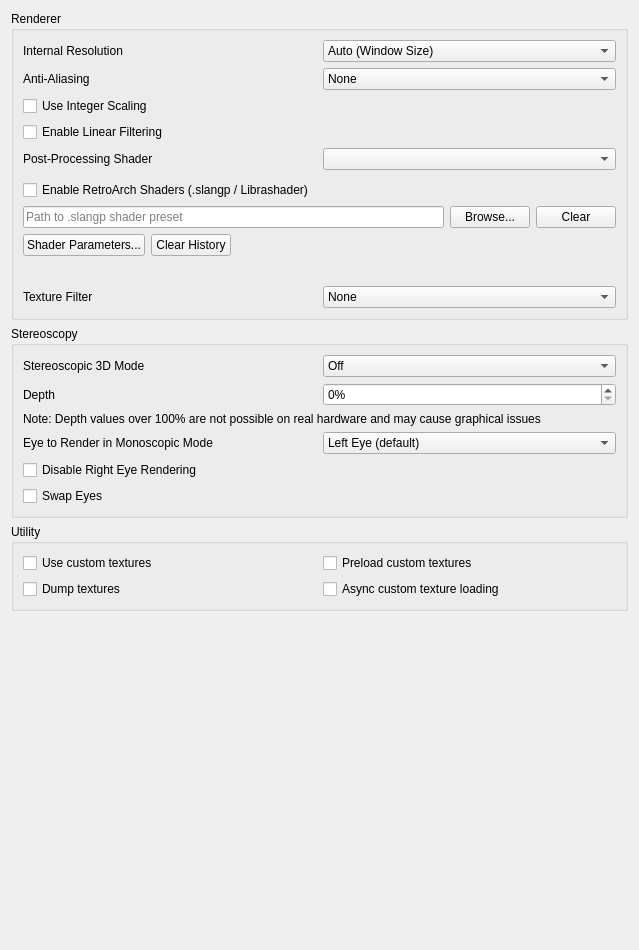
<?xml version="1.0" encoding="UTF-8"?>
<ui version="4.0">
 <class>ConfigureEnhancements</class>
 <widget class="QWidget" name="ConfigureEnhancements">
  <property name="geometry">
   <rect>
    <x>0</x>
    <y>0</y>
    <width>639</width>
    <height>950</height>
   </rect>
  </property>
  <property name="minimumSize">
   <size>
    <width>0</width>
    <height>0</height>
   </size>
  </property>
  <layout class="QVBoxLayout" name="verticalLayout_2">
   <item>
    <widget class="QGroupBox" name="rendererBox">
     <property name="title">
      <string>Renderer</string>
     </property>
     <layout class="QVBoxLayout" name="verticalLayout_3">
      <item>
       <widget class="QWidget" name="widget_resolution" native="true">
        <layout class="QHBoxLayout" name="horizontalLayout_1">
         <property name="leftMargin">
          <number>0</number>
         </property>
         <property name="topMargin">
          <number>0</number>
         </property>
         <property name="rightMargin">
          <number>0</number>
         </property>
         <property name="bottomMargin">
          <number>0</number>
         </property>
         <item>
          <widget class="QLabel" name="resolution_label">
           <property name="text">
            <string>Internal Resolution</string>
           </property>
          </widget>
         </item>
         <item>
          <widget class="QComboBox" name="resolution_factor_combobox">
           <item>
            <property name="text">
             <string>Auto (Window Size)</string>
            </property>
           </item>
           <item>
            <property name="text">
             <string>Native (400x240)</string>
            </property>
           </item>
           <item>
            <property name="text">
             <string>2x Native (800x480)</string>
            </property>
           </item>
           <item>
            <property name="text">
             <string>3x Native (1200x720)</string>
            </property>
           </item>
           <item>
            <property name="text">
             <string>4x Native (1600x960)</string>
            </property>
           </item>
           <item>
            <property name="text">
             <string>5x Native (2000x1200)</string>
            </property>
           </item>
           <item>
            <property name="text">
             <string>6x Native (2400x1440)</string>
            </property>
           </item>
           <item>
            <property name="text">
             <string>7x Native (2800x1680)</string>
            </property>
           </item>
           <item>
            <property name="text">
             <string>8x Native (3200x1920)</string>
            </property>
           </item>
           <item>
            <property name="text">
             <string>9x Native (3600x2160)</string>
            </property>
           </item>
           <item>
            <property name="text">
             <string>10x Native (4000x2400)</string>
            </property>
           </item>
           <item>
            <property name="text">
             <string>11x Native (4400x2640)</string>
            </property>
           </item>
           <item>
            <property name="text">
             <string>12x Native (4800x2880)</string>
            </property>
           </item>
           <item>
            <property name="text">
             <string>13x Native (5200x3120)</string>
            </property>
           </item>
           <item>
            <property name="text">
             <string>14x Native (5600x3360)</string>
            </property>
           </item>
           <item>
            <property name="text">
             <string>15x Native (6000x3600)</string>
            </property>
           </item>
           <item>
            <property name="text">
             <string>16x Native (6400x3840)</string>
            </property>
           </item>
           <item>
            <property name="text">
             <string>17x Native (6800x4080)</string>
            </property>
           </item>
           <item>
            <property name="text">
             <string>18x Native (7200x4320)</string>
            </property>
           </item>
          </widget>
         </item>
        </layout>
       </widget>
      </item>
      <item>
       <widget class="QWidget" name="widget_antialiasing" native="true">
        <layout class="QHBoxLayout" name="horizontalLayout">
         <property name="leftMargin">
          <number>0</number>
         </property>
         <property name="topMargin">
          <number>0</number>
         </property>
         <property name="rightMargin">
          <number>0</number>
         </property>
         <property name="bottomMargin">
          <number>0</number>
         </property>
         <item>
          <widget class="QLabel" name="antialiasing_label">
           <property name="text">
            <string>Anti-Aliasing</string>
           </property>
          </widget>
         </item>
         <item>
          <widget class="QComboBox" name="antialiasing_combobox">
           <item>
            <property name="text">
             <string>None</string>
            </property>
           </item>
           <item>
            <property name="text">
             <string notr="true">MSAAx2</string>
            </property>
           </item>
           <item>
            <property name="text">
             <string notr="true">MSAAx4</string>
            </property>
           </item>
           <item>
            <property name="text">
             <string notr="true">MSAAx8</string>
            </property>
           </item>
           <item>
            <property name="text">
             <string notr="true">MSAAx16</string>
            </property>
           </item>
          </widget>
         </item>
        </layout>
       </widget>
      </item>
      <item>
          <widget class="QCheckBox" name="use_integer_scaling">
              <property name="text">
                  <string>Use Integer Scaling</string>
              </property>
              <property name="toolTip">
                  <string>&lt;html&gt;&lt;head/&gt;&lt;body&gt;&lt;p&gt;Use Integer Scaling&lt;/p&gt;&lt;p&gt;Enforces that the larger screen in all layouts is an integer scale of the 240px height of the original 3DS screen.&lt;/p&gt;&lt;/body&gt;&lt;/html&gt;</string>
              </property>
          </widget>
      </item>
      <item>
       <widget class="QCheckBox" name="toggle_linear_filter">
        <property name="text">
         <string>Enable Linear Filtering</string>
        </property>
       </widget>
      </item>
      <item>
       <widget class="QWidget" name="widget_shader" native="true">
        <layout class="QHBoxLayout" name="horizontalLayout_2">
         <property name="leftMargin">
          <number>0</number>
         </property>
         <property name="topMargin">
          <number>0</number>
         </property>
         <property name="rightMargin">
          <number>0</number>
         </property>
         <property name="bottomMargin">
          <number>0</number>
         </property>
         <item>
          <widget class="QLabel" name="shader_label">
           <property name="text">
            <string>Post-Processing Shader</string>
           </property>
          </widget>
         </item>
         <item>
          <widget class="QComboBox" name="shader_combobox"/>
         </item>
        </layout>
       </widget>
      </item>
      <item>
       <widget class="QWidget" name="widget_retroarch_shader" native="true">
        <layout class="QVBoxLayout" name="verticalLayout_retroarch">
         <property name="leftMargin">
          <number>0</number>
         </property>
         <property name="topMargin">
          <number>4</number>
         </property>
         <property name="rightMargin">
          <number>0</number>
         </property>
         <property name="bottomMargin">
          <number>4</number>
         </property>
         <item>
          <widget class="QCheckBox" name="retroarch_shader_enable">
           <property name="text">
            <string>Enable RetroArch Shaders (.slangp / Librashader)</string>
           </property>
          </widget>
         </item>
         <item>
          <layout class="QHBoxLayout" name="horizontalLayout_retroarch_path">
           <item>
            <widget class="QLineEdit" name="retroarch_shader_path">
             <property name="placeholderText">
              <string>Path to .slangp shader preset</string>
             </property>
            </widget>
           </item>
           <item>
            <widget class="QPushButton" name="retroarch_shader_browse">
             <property name="text">
              <string>Browse...</string>
             </property>
            </widget>
           </item>
           <item>
            <widget class="QPushButton" name="retroarch_shader_clear">
             <property name="text">
              <string>Clear</string>
             </property>
            </widget>
           </item>
          </layout>
         </item>
         <item>
          <layout class="QHBoxLayout" name="horizontalLayout_retroarch_actions">
           <item>
            <widget class="QPushButton" name="retroarch_shader_params_button">
             <property name="text">
              <string>Shader Parameters...</string>
             </property>
            </widget>
           </item>
           <item>
            <widget class="QPushButton" name="retroarch_shader_clear_history">
             <property name="text">
              <string>Clear History</string>
             </property>
            </widget>
           </item>
           <item>
            <spacer name="horizontalSpacer_retroarch">
             <property name="orientation">
              <enum>Qt::Horizontal</enum>
             </property>
             <property name="sizeHint" stdset="0">
              <size>
               <width>40</width>
               <height>20</height>
              </size>
             </property>
            </spacer>
           </item>
          </layout>
         </item>
         <item>
          <widget class="QLabel" name="retroarch_shader_status">
           <property name="wordWrap">
            <bool>true</bool>
           </property>
           <property name="text">
            <string/>
           </property>
          </widget>
         </item>
        </layout>
       </widget>
      </item>
      <item>
       <widget class="QWidget" name="widget_texture_filter" native="true">
        <layout class="QHBoxLayout" name="horizontalLayout_3">
         <property name="leftMargin">
          <number>0</number>
         </property>
         <property name="topMargin">
          <number>0</number>
         </property>
         <property name="rightMargin">
          <number>0</number>
         </property>
         <property name="bottomMargin">
          <number>0</number>
         </property>
         <item>
          <widget class="QLabel" name="texture_filter_label">
           <property name="text">
            <string>Texture Filter</string>
           </property>
          </widget>
         </item>
         <item>
          <widget class="QComboBox" name="texture_filter_combobox">
           <item>
            <property name="text">
             <string>None</string>
            </property>
           </item>
           <item>
            <property name="text">
             <string>Anime4K (OpenGL only)</string>
            </property>
           </item>
           <item>
            <property name="text">
             <string notr="true">Bicubic</string>
            </property>
           </item>
           <item>
            <property name="text">
             <string notr="true">ScaleForce</string>
            </property>
           </item>
           <item>
            <property name="text">
             <string notr="true">xBRZ</string>
            </property>
           </item>
           <item>
            <property name="text">
             <string notr="true">MMPX</string>
            </property>
           </item>
          </widget>
         </item>
        </layout>
       </widget>
      </item>
     </layout>
    </widget>
   </item>
   <item>
    <widget class="QGroupBox" name="stereo_group">
     <property name="title">
      <string>Stereoscopy</string>
     </property>
     <layout class="QVBoxLayout" name="verticalLayout_4">
      <item>
       <layout class="QHBoxLayout" name="horizontalLayout_4">
        <item>
         <widget class="QLabel" name="label_4">
          <property name="text">
           <string>Stereoscopic 3D Mode</string>
          </property>
         </widget>
        </item>
        <item>
         <widget class="QComboBox" name="render_3d_combobox">
          <item>
           <property name="text">
            <string>Off</string>
           </property>
          </item>
          <item>
           <property name="text">
            <string>Side by Side</string>
           </property>
          </item>
          <item>
           <property name="text">
            <string>Side by Side Full Width</string>
           </property>
          </item>
          <item>
           <property name="text">
            <string>Anaglyph</string>
           </property>
          </item>
          <item>
           <property name="text">
            <string>Interlaced</string>
           </property>
          </item>
          <item>
           <property name="text">
            <string>Reverse Interlaced</string>
           </property>
          </item>
         </widget>
        </item>
       </layout>
      </item>
      <item>
       <layout class="QHBoxLayout" name="horizontalLayout_5">
        <item>
         <widget class="QLabel" name="label_3">
          <property name="text">
           <string>Depth</string>
          </property>
         </widget>
        </item>
        <item>
         <widget class="QSpinBox" name="factor_3d">
          <property name="suffix">
           <string notr="true">%</string>
          </property>
          <property name="minimum">
           <number>0</number>
          </property>
          <property name="maximum">
           <number>255</number>
          </property>
          <property name="value">
           <number>0</number>
          </property>
         </widget>
        </item>
       </layout>
      </item>
      <item>
       <widget class="QLabel" name="excessive_depth_warning_label">
        <property name="text">
         <string>Note: Depth values over 100% are not possible on real hardware and may cause graphical issues</string>
        </property>
        <property name="wordWrap">
         <bool>true</bool>
        </property>
       </widget>
      </item>
      <item>
       <layout class="QHBoxLayout" name="horizontalLayout_6">
        <item>
         <widget class="QLabel" name="label_6">
          <property name="text">
           <string>Eye to Render in Monoscopic Mode</string>
          </property>
         </widget>
        </item>
        <item>
         <widget class="QComboBox" name="mono_rendering_eye">
          <item>
           <property name="text">
            <string>Left Eye (default)</string>
           </property>
          </item>
          <item>
           <property name="text">
            <string>Right Eye</string>
           </property>
          </item>
         </widget>
        </item>
       </layout>
      </item>
      <item>
       <widget class="QCheckBox" name="disable_right_eye_render">
        <property name="text">
         <string>Disable Right Eye Rendering</string>
        </property>
        <property name="toolTip">
         <string>&lt;html&gt;&lt;head/&gt;&lt;body&gt;&lt;p&gt;Disable Right Eye Rendering&lt;/p&gt;&lt;p&gt;Disables rendering the right eye image. Greatly improves performance in some applications, but can cause flickering in others.&lt;/p&gt;&lt;/body&gt;&lt;/html&gt;</string>
        </property>
       </widget>
      </item>
      <item>
       <widget class="QCheckBox" name="swap_eyes_3d">
        <property name="text">
         <string>Swap Eyes</string>
        </property>
       </widget>
      </item>
     </layout>
    </widget>
   </item>
   <item>
    <widget class="QGroupBox" name="utilityBox">
     <property name="title">
      <string>Utility</string>
     </property>
     <layout class="QGridLayout" name="gridLayout_1">
      <item row="1" column="0">
       <widget class="QCheckBox" name="toggle_custom_textures">
        <property name="toolTip">
         <string>&lt;html&gt;&lt;head/&gt;&lt;body&gt;&lt;p&gt;Replace textures with PNG files.&lt;/p&gt;&lt;p&gt;Textures are loaded from load/textures/[Title ID]/.&lt;/p&gt;&lt;/body&gt;&lt;/html&gt;</string>
        </property>
        <property name="text">
         <string>Use custom textures</string>
        </property>
       </widget>
      </item>
      <item row="2" column="0">
       <widget class="QCheckBox" name="toggle_dump_textures">
        <property name="toolTip">
         <string>&lt;html&gt;&lt;head/&gt;&lt;body&gt;&lt;p&gt;Dump textures to PNG files.&lt;/p&gt;&lt;p&gt;Textures are dumped to dump/textures/[Title ID]/.&lt;/p&gt;&lt;/body&gt;&lt;/html&gt;</string>
        </property>
        <property name="text">
         <string>Dump textures</string>
        </property>
       </widget>
      </item>
      <item row="1" column="1">
       <widget class="QCheckBox" name="toggle_preload_textures">
        <property name="toolTip">
         <string>&lt;html&gt;&lt;head/&gt;&lt;body&gt;&lt;p&gt;Load all custom textures into memory on boot, instead of loading them when the application requires them.&lt;/p&gt;&lt;/body&gt;&lt;/html&gt;</string>
        </property>
        <property name="text">
         <string>Preload custom textures</string>
        </property>
       </widget>
      </item>
      <item row="2" column="1">
       <widget class="QCheckBox" name="toggle_async_custom_loading">
        <property name="toolTip">
         <string>&lt;html&gt;&lt;head/&gt;&lt;body&gt;&lt;p&gt;Load custom textures asynchronously with background threads to reduce loading stutter&lt;/p&gt;&lt;/body&gt;&lt;/html&gt;</string>
        </property>
        <property name="text">
         <string>Async custom texture loading</string>
        </property>
       </widget>
      </item>
     </layout>
    </widget>
   </item>
   <item>
    <spacer name="verticalSpacer">
     <property name="orientation">
      <enum>Qt::Vertical</enum>
     </property>
     <property name="sizeHint" stdset="0">
      <size>
       <width>20</width>
       <height>270</height>
      </size>
     </property>
    </spacer>
   </item>
  </layout>
 </widget>
 <tabstops>
  <tabstop>resolution_factor_combobox</tabstop>
  <tabstop>toggle_linear_filter</tabstop>
  <tabstop>shader_combobox</tabstop>
  <tabstop>texture_filter_combobox</tabstop>
  <tabstop>render_3d_combobox</tabstop>
  <tabstop>factor_3d</tabstop>
  <tabstop>mono_rendering_eye</tabstop>
  <tabstop>toggle_custom_textures</tabstop>
  <tabstop>toggle_dump_textures</tabstop>
  <tabstop>toggle_preload_textures</tabstop>
 </tabstops>
 <resources/>
 <connections/>
</ui>
